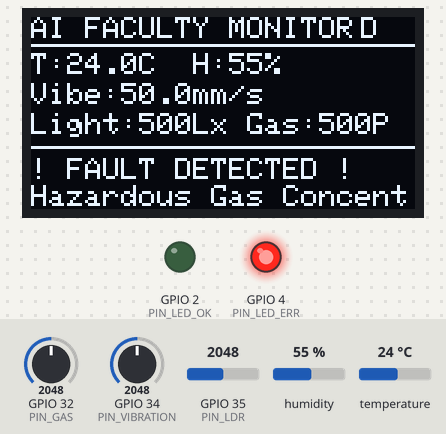
Bench run of a sketch on a simulated ESP32. On the bench: 128×64 one-colour display, output pins drawn as LEDs (lit = HIGH). The inputs (shaded band) are chosen by the test bench; at power-on: temperature 24 °C, GPIO 32 (PIN_GAS) = 2048, GPIO 34 (PIN_VIBRATION) = 2048, GPIO 35 (PIN_LDR) = 2048, humidity 55 %. WiFi joins after 1.5 s; servers stay silent unless stated; random numbers use the default seed unless the sketch sets one; no MQTT or app messages arrive unless stated; what the sketch prints to the serial monitor is not drawn.

Above: at 3.3 s.
3.4 s: temperature set to 4 °C
At 6.3 s:
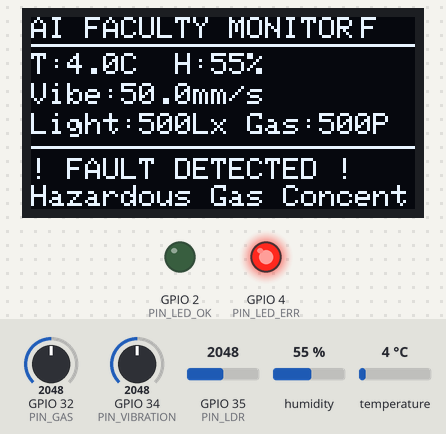
6.7 s: GPIO 32 (PIN_GAS) set to 1908
At 7.6 s:
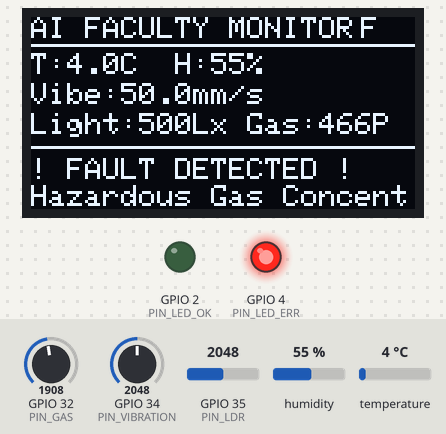
8.7 s: GPIO 32 (PIN_GAS) set to 1784
At 10.4 s:
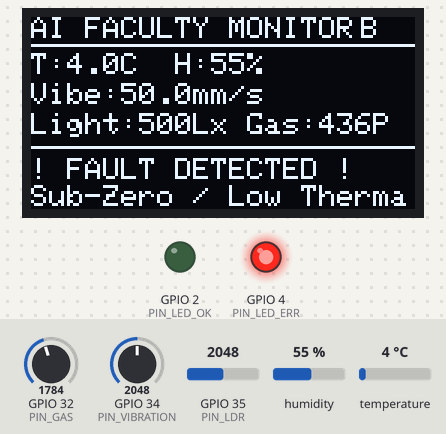
10.7 s: GPIO 34 (PIN_VIBRATION) set to 2102
At 12.1 s:
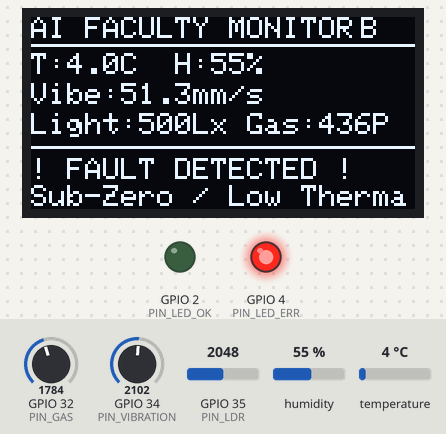
12.7 s: GPIO 35 (PIN_LDR) set to 53
At 14.4 s:
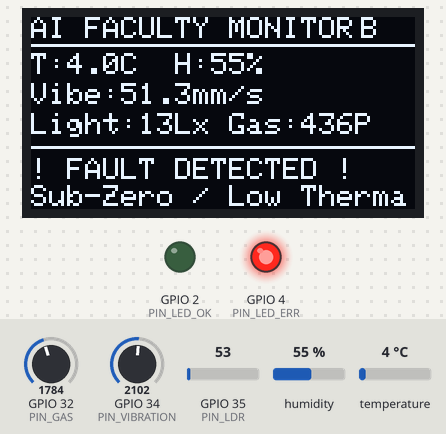
14.7 s: GPIO 35 (PIN_LDR) set to 44
At 16.2 s:
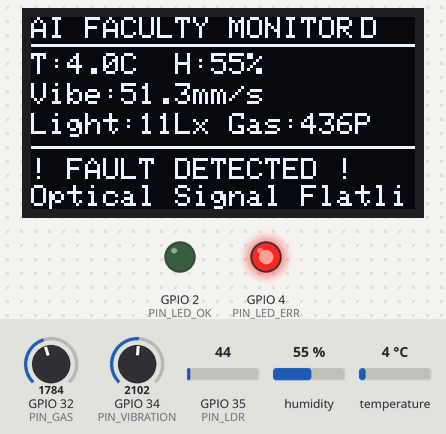
Timing chart, 0 to 17.7 s (numbered marks = the images above; inputs shaded):
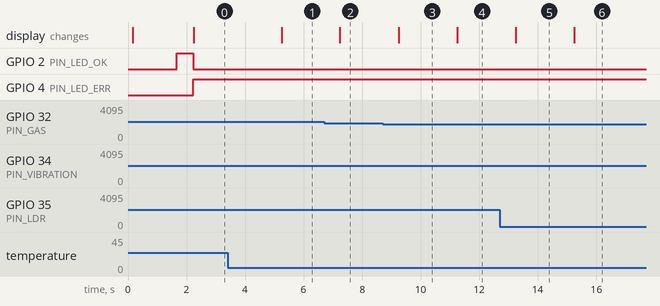

The sketch:

sketch.ino
```cpp
/*
 * AIoT ESP32 Faculty Sensor Monitoring System
 * Firmware for Wokwi Simulation & Real Hardware
 *
 * 5 Monitored Sensors:
 * 1. Temperature (°C) - DHT22 (GPIO 15)
 * 2. Humidity (%)     - DHT22 (GPIO 15)
 * 3. Vibration (mm/s) - Analog Potentiometer / Piezo (GPIO 34)
 * 4. Light (Lux)      - LDR Photoresistor (GPIO 35)
 * 5. Gas / Air (PPM)  - MQ-2 Gas Potentiometer (GPIO 32)
 *
 * Actuators & Feedback:
 * - Green LED (GPIO 2): Normal Operation
 * - Red LED (GPIO 4): AI Faculty Fault Alert
 * - SSD1306 OLED (I2C SDA=21, SCL=22): Real-time Onboard Diagnostics
 */

#include <WiFi.h>
#include <PubSubClient.h>
#include <DHT.h>
#include <Wire.h>
#include <Adafruit_GFX.h>
#include <Adafruit_SSD1306.h>
#include <ArduinoJson.h>

// --- PIN DEFINITIONS ---
#define DHTPIN 15
#define DHTTYPE DHT22
#define PIN_VIBRATION 34
#define PIN_LDR 35
#define PIN_GAS 32
#define PIN_LED_OK 2
#define PIN_LED_ERR 4

// --- OLED CONFIGURATION ---
#define SCREEN_WIDTH 128
#define SCREEN_HEIGHT 64
Adafruit_SSD1306 display(SCREEN_WIDTH, SCREEN_HEIGHT, &Wire, -1);

// --- DHT CONFIGURATION ---
DHT dht(DHTPIN, DHTTYPE);

// --- WIFI & MQTT CONFIGURATION ---
const char* ssid = "Wokwi-GUEST";
const char* password = "";
const char* mqtt_server = "broker.emqx.io";
const int mqtt_port = 1883;
const char* mqtt_topic_pub = "wokwi/aiot/faculty-monitor/telemetry";
const char* mqtt_topic_sub = "wokwi/aiot/faculty-monitor/commands";

WiFiClient espClient;
PubSubClient client(espClient);

// --- SAFETY THRESHOLD DEFAULTS (CAN BE OVERRIDDEN VIA MQTT) ---
float THRESHOLD_TEMP_MAX = 45.0;     // °C
float THRESHOLD_TEMP_MIN = 5.0;      // °C
float THRESHOLD_HUM_MIN  = 20.0;     // %
float THRESHOLD_HUM_MAX  = 85.0;     // %
float THRESHOLD_VIBE_MAX = 55.0;     // mm/s
float THRESHOLD_LIGHT_MIN = 20.0;    // Lux (dropout)
float THRESHOLD_GAS_MAX  = 450.0;    // PPM

// Timing
unsigned long lastTelemetryTime = 0;
const unsigned long telemetryInterval = 1000; // 1 second

// Stuck-at fault detection buffer
float lastVibe = -1;
int vibeStuckCounter = 0;

void setupWiFi() {
  Serial.print("Connecting to WiFi: ");
  Serial.println(ssid);
  WiFi.begin(ssid, password);

  int attempts = 0;
  while (WiFi.status() != WL_CONNECTED && attempts < 20) {
    delay(500);
    Serial.print(".");
    attempts++;
  }

  if (WiFi.status() == WL_CONNECTED) {
    Serial.println("\nWiFi connected! IP address: ");
    Serial.println(WiFi.localIP());
  } else {
    Serial.println("\nWiFi not connected (running in local offline mode).");
  }
}

void mqttCallback(char* topic, byte* payload, unsigned int length) {
  String message = "";
  for (unsigned int i = 0; i < length; i++) {
    message += (char)payload[i];
  }
  Serial.print("MQTT Command Received [");
  Serial.print(topic);
  Serial.print("]: ");
  Serial.println(message);

  // Parse command JSON if sent from web frontend
  StaticJsonDocument<256> doc;
  DeserializationError error = deserializeJson(doc, message);
  if (!error) {
    if (doc.containsKey("temp_max")) THRESHOLD_TEMP_MAX = doc["temp_max"];
    if (doc.containsKey("gas_max")) THRESHOLD_GAS_MAX = doc["gas_max"];
    if (doc.containsKey("vibe_max")) THRESHOLD_VIBE_MAX = doc["vibe_max"];
    Serial.println("Updated local safety thresholds from AI Faculty Command.");
  }
}

void reconnectMQTT() {
  if (WiFi.status() != WL_CONNECTED) return;
  if (!client.connected()) {
    String clientId = "ESP32-FacultyNode-" + String(random(0xffff), HEX);
    Serial.print("Attempting MQTT connection as ");
    Serial.print(clientId);
    Serial.print("...");
    if (client.connect(clientId.c_str())) {
      Serial.println("connected!");
      client.subscribe(mqtt_topic_sub);
    } else {
      Serial.print("failed, rc=");
      Serial.print(client.state());
      Serial.println(" (will retry next loop)");
    }
  }
}

void renderOLED(float temp, float hum, float vibe, float light, float gas, bool fault, String grade, String faultDesc) {
  display.clearDisplay();

  // Header banner
  display.setTextSize(1);
  display.setTextColor(SSD1306_WHITE);
  display.setCursor(0, 0);
  display.print("AI FACULTY MONITOR");
  display.setCursor(110, 0);
  display.print(grade);
  display.drawLine(0, 9, 127, 9, SSD1306_WHITE);

  // Sensor telemetry matrix
  display.setCursor(0, 12);
  display.printf("T:%.1fC  H:%.0f%%", temp, hum);

  display.setCursor(0, 22);
  display.printf("Vibe:%.1fmm/s", vibe);

  display.setCursor(0, 32);
  display.printf("Light:%.0fLx Gas:%.0fP", light, gas);

  display.drawLine(0, 43, 127, 43, SSD1306_WHITE);

  // Status / Faculty Advisory
  display.setCursor(0, 47);
  if (fault) {
    display.setTextColor(SSD1306_WHITE);
    display.print("! FAULT DETECTED !");
    display.setCursor(0, 56);
    display.print(faultDesc.substring(0, 21));
  } else {
    display.print("STATUS: OPTIMAL");
    display.setCursor(0, 56);
    display.print("ALL SENSORS NOMINAL");
  }

  display.display();
}

void setup() {
  Serial.begin(115200);
  delay(100);
  Serial.println("\n=============================================");
  Serial.println(" AIoT ESP32 Faculty Sensor Surveillance Node ");
  Serial.println("=============================================");

  // Pin Modes
  pinMode(PIN_LED_OK, OUTPUT);
  pinMode(PIN_LED_ERR, OUTPUT);
  pinMode(PIN_VIBRATION, INPUT);
  pinMode(PIN_LDR, INPUT);
  pinMode(PIN_GAS, INPUT);

  digitalWrite(PIN_LED_OK, LOW);
  digitalWrite(PIN_LED_ERR, LOW);

  // Init Sensors & Display
  dht.begin();

  if (!display.begin(SSD1306_SWITCHCAPVCC, 0x3C)) {
    Serial.println(F("SSD1306 OLED allocation failed"));
  } else {
    display.clearDisplay();
    display.setTextSize(1);
    display.setTextColor(SSD1306_WHITE);
    display.setCursor(10, 20);
    display.println("AIoT Faculty Booting...");
    display.display();
  }

  // Init Network
  setupWiFi();
  client.setServer(mqtt_server, mqtt_port);
  client.setCallback(mqttCallback);

  digitalWrite(PIN_LED_OK, HIGH);
  delay(500);
}

void loop() {
  if (WiFi.status() == WL_CONNECTED) {
    if (!client.connected()) {
      reconnectMQTT();
    }
    client.loop();
  }

  unsigned long currentMillis = millis();
  if (currentMillis - lastTelemetryTime >= telemetryInterval) {
    lastTelemetryTime = currentMillis;

    // --- 1. SENSOR SAMPLING ---
    float temp = dht.readTemperature();
    float hum = dht.readHumidity();

    // Analog reads (0-4095 on ESP32 ADC)
    int rawVibe = analogRead(PIN_VIBRATION);
    int rawLdr  = analogRead(PIN_LDR);
    int rawGas  = analogRead(PIN_GAS);

    // Engineering Unit Conversions
    float vibe = (rawVibe / 4095.0) * 100.0;     // 0.0 to 100.0 mm/s
    // LDR: higher resistance = darker, analog pin inverted or direct
    float light = (rawLdr / 4095.0) * 1000.0;    // 0 to 1000 Lux
    float gas   = (rawGas / 4095.0) * 1000.0;    // 0 to 1000 PPM

    // --- 2. AI FACULTY INSPECTOR EVALUATION ---
    bool isFault = false;
    String faultSensor = "NONE";
    String faultReason = "Optimal";
    String facultyGrade = "A+";
    int healthScore = 100;

    // A) Check Temperature
    if (isnan(temp)) {
      isFault = true;
      faultSensor = "DHT22_TEMP";
      faultReason = "Sensor Read Failure / Disconnected";
      facultyGrade = "F";
      healthScore -= 40;
      temp = 0.0;
    } else if (temp > THRESHOLD_TEMP_MAX) {
      isFault = true;
      faultSensor = "DHT22_TEMP";
      faultReason = "Critical High Thermal Breach (" + String(temp, 1) + "C)";
      facultyGrade = "D";
      healthScore -= 35;
    } else if (temp < THRESHOLD_TEMP_MIN) {
      isFault = true;
      faultSensor = "DHT22_TEMP";
      faultReason = "Sub-Zero / Low Thermal Breach (" + String(temp, 1) + "C)";
      facultyGrade = "C";
      healthScore -= 25;
    }

    // B) Check Humidity
    if (isnan(hum)) {
      isFault = true;
      if (faultSensor == "NONE") faultSensor = "DHT22_HUM";
      faultReason = "Humidity Sensor Line Dropout";
      facultyGrade = "F";
      healthScore -= 40;
      hum = 0.0;
    } else if (hum > THRESHOLD_HUM_MAX || hum < THRESHOLD_HUM_MIN) {
      isFault = true;
      if (faultSensor == "NONE") {
        faultSensor = "DHT22_HUM";
        faultReason = "Humidity Beyond Margin (" + String(hum, 0) + "%)";
      }
      facultyGrade = (facultyGrade == "A+") ? "C" : facultyGrade;
      healthScore -= 20;
    }

    // C) Check Vibration
    if (vibe > THRESHOLD_VIBE_MAX) {
      isFault = true;
      faultSensor = "VIBE_ANALOG";
      faultReason = "Severe Structural Vibration (" + String(vibe, 1) + "mm/s)";
      facultyGrade = "F";
      healthScore -= 45;
    }

    // D) Check Light / Lux (Flatline detection)
    if (rawLdr < 50) {
      // Near 0 Lux indicates sensor disconnected or occluded
      isFault = true;
      faultSensor = "LDR_LUX";
      faultReason = "Optical Signal Flatline / Sensor Dropout";
      facultyGrade = (facultyGrade == "A+") ? "C" : facultyGrade;
      healthScore -= 20;
    }

    // E) Check Gas / PPM
    if (gas > THRESHOLD_GAS_MAX) {
      isFault = true;
      faultSensor = "MQ2_GAS";
      faultReason = "Hazardous Gas Concentration (" + String(gas, 0) + "PPM)";
      facultyGrade = "F";
      healthScore -= 50;
    }

    if (healthScore < 0) healthScore = 0;
    if (healthScore >= 90) facultyGrade = "A+";
    else if (healthScore >= 75) facultyGrade = "B";
    else if (healthScore >= 60) facultyGrade = "C";
    else if (healthScore >= 40) facultyGrade = "D";
    else facultyGrade = "F";

    // --- 3. PHYSICAL HARDWARE ACTUATION ---
    if (isFault) {
      digitalWrite(PIN_LED_OK, LOW);
      digitalWrite(PIN_LED_ERR, HIGH);
    } else {
      digitalWrite(PIN_LED_OK, HIGH);
      digitalWrite(PIN_LED_ERR, LOW);
    }

    // Render to OLED
    renderOLED(temp, hum, vibe, light, gas, isFault, facultyGrade, faultReason);

    // --- 4. FORMAT JSON PAYLOAD ---
    StaticJsonDocument<512> jsonDoc;
    jsonDoc["device"] = "ESP32-AIOT-NODE-01";
    jsonDoc["uptime_s"] = currentMillis / 1000;
    jsonDoc["temp"] = serialized(String(temp, 2));
    jsonDoc["hum"] = serialized(String(hum, 2));
    jsonDoc["vibe"] = serialized(String(vibe, 2));
    jsonDoc["light"] = serialized(String(light, 1));
    jsonDoc["gas"] = serialized(String(gas, 1));
    jsonDoc["fault"] = isFault;
    jsonDoc["fault_sensor"] = faultSensor;
    jsonDoc["fault_reason"] = faultReason;
    jsonDoc["faculty_grade"] = facultyGrade;
    jsonDoc["health_score"] = healthScore;

    String jsonString;
    serializeJson(jsonDoc, jsonString);

    // Print to Serial for WebSerial / Wokwi terminal inspection
    Serial.print("[TELEMETRY] ");
    Serial.println(jsonString);

    // Publish to MQTT
    if (client.connected()) {
      client.publish(mqtt_topic_pub, jsonString.c_str());
    }
  }
}
```

Measured:
- the behaviour switches between 1843 and 1842 on GPIO 32 (PIN_GAS) (found by bisection; images 2 and 3)
- the behaviour switches between 2049 and 2050 on GPIO 34 (PIN_VIBRATION) (found by bisection; images 3 and 4)
- the behaviour switches between 50 and 49 on GPIO 35 (PIN_LDR) (found by bisection; images 5 and 6)
- after the input at 3.4 s, the display: changes after 1.8 s (image 1)
- after the input at 6.7 s, the display: changes after 0.54 s (image 2)
- after the input at 8.7 s, the display: changes after 0.54 s (image 3)
- after the input at 10.7 s, the display: changes after 0.55 s (image 4)
- after the input at 12.7 s, the display: changes after 0.55 s (image 5)
- after the input at 14.7 s, the display: changes after 0.55 s (image 6)
